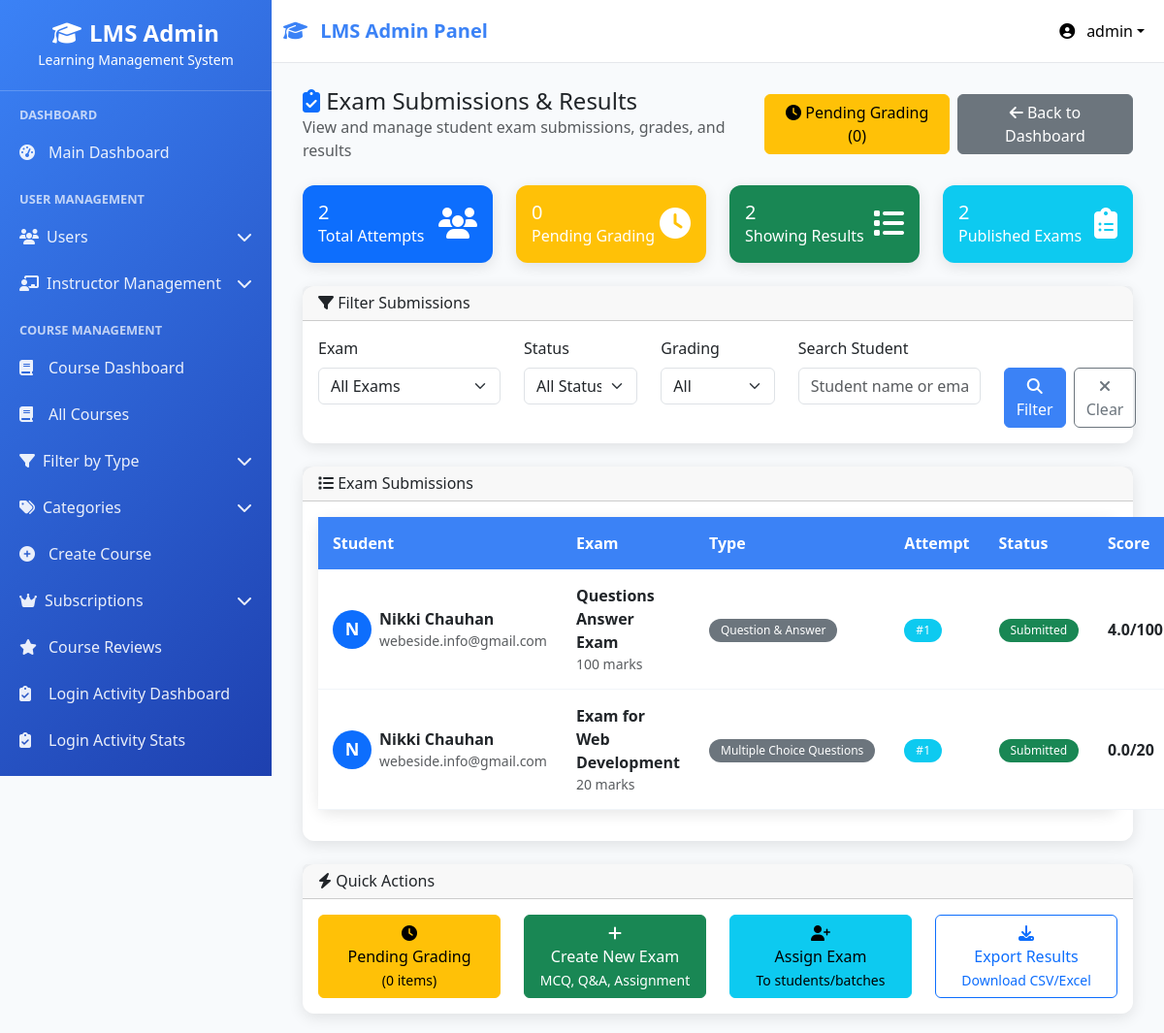
Before: /exams/submissions/ (signed in) with the older database file.
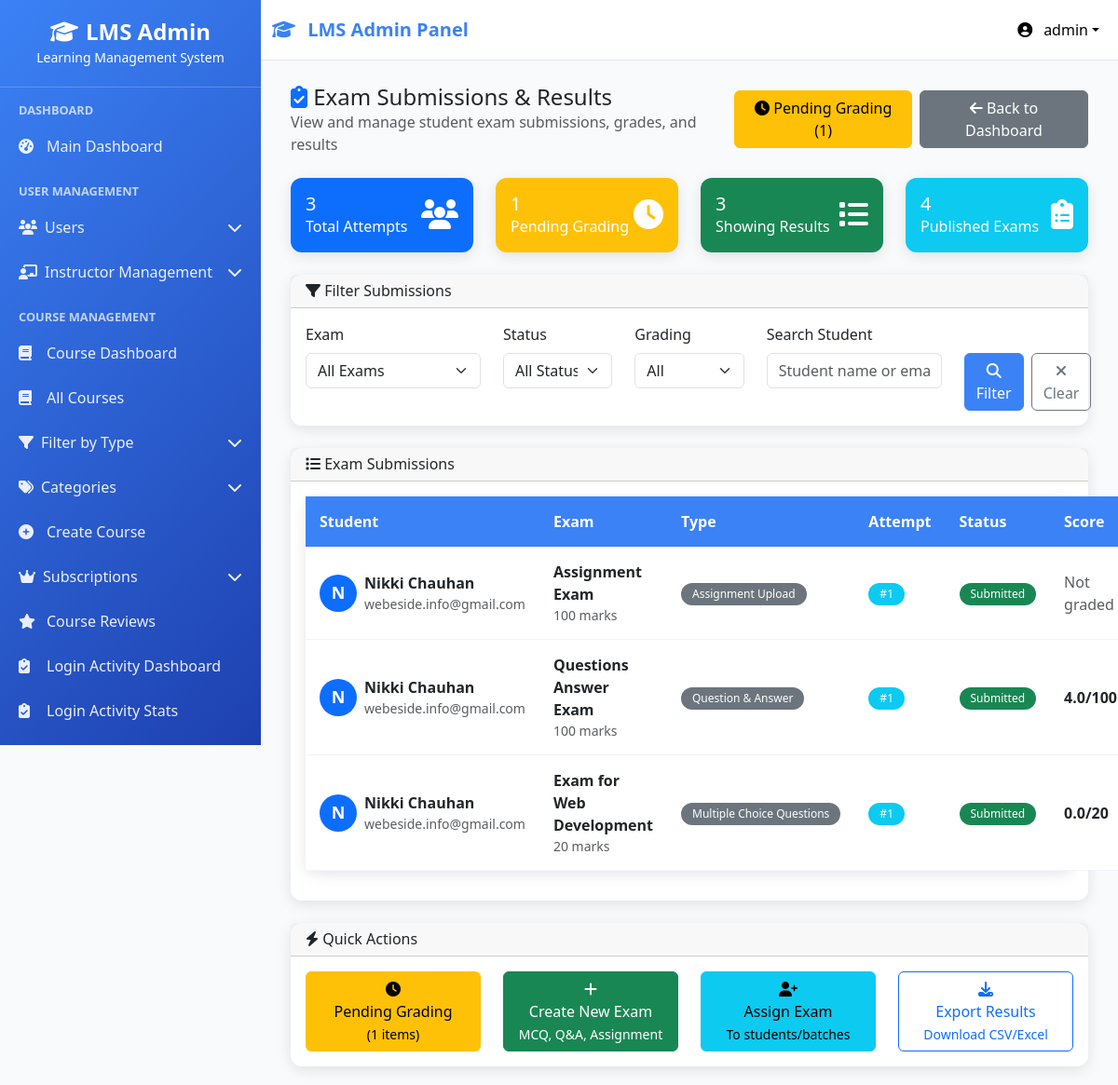
After: the same page with the newer database file.
### exams/models.py (models this page shows, shortened)
class ExamAttempt(models.Model):
    STATUS_CHOICES = [
        ('started', 'Started'),
        ('in_progress', 'In Progress'),
        ('submitted', 'Submitted'),
        ('auto_submitted', 'Auto Submitted (Time Up)'),
        ('abandoned', 'Abandoned'),
    ]
    exam = models.ForeignKey(Exam, on_delete=models.CASCADE, related_name='attempts')
    student = models.ForeignKey(
        User,
        on_delete=models.CASCADE,
        limit_choices_to={'role': 'student'},
        related_name='exam_attempts'
    )
    attempt_number = models.PositiveIntegerField(default=1)
    status = models.CharField(max_length=20, choices=STATUS_CHOICES, default='started')
    started_at = models.DateTimeField(auto_now_add=True)
    submitted_at = models.DateTimeField(null=True, blank=True)
    time_spent_minutes = models.PositiveIntegerField(default=0)
    exam_config = models.JSONField(default=dict, help_text="Exam settings when attempt was made")
    total_marks_obtained = models.DecimalField(max_digits=6, decimal_places=2, default=0)
    percentage = models.DecimalField(max_digits=5, decimal_places=2, default=0)
    is_passed = models.BooleanField(default=False)
    is_graded = models.BooleanField(default=False)
    graded_at = models.DateTimeField(null=True, blank=True)
    graded_by = models.ForeignKey(
        User,
        on_delete=models.SET_NULL,
        null=True,
        blank=True,
        related_name='graded_attempts'
    )
    class Meta:
        unique_together = ['exam', 'student', 'attempt_number']
        ordering = ['-started_at']

class Exam(models.Model):
    EXAM_TYPE_CHOICES = [
        ('mcq', 'Multiple Choice Questions'),
        ('qa', 'Question & Answer'),
        ('assignment', 'Assignment Upload'),
    ]
    TIMING_TYPE_CHOICES = [
        ('no_timing', 'No Time Limit'),
        ('per_question', 'Time Per Question'),
        ('total_exam', 'Total Exam Time'),
    ]
    STATUS_CHOICES = [
        ('draft', 'Draft'),
        ('published', 'Published'),
        ('archived', 'Archived'),
    ]
    title = models.CharField(max_length=200)
    description = models.TextField()
    instructions = models.TextField(blank=True, help_text="Special instructions for students")
    exam_type = models.CharField(max_length=20, choices=EXAM_TYPE_CHOICES)
    total_marks = models.PositiveIntegerField(default=100)
    passing_marks = models.PositiveIntegerField(default=40)
    timing_type = models.CharField(max_length=20, choices=TIMING_TYPE_CHOICES, default='no_timing')
    time_per_question_minutes = models.PositiveIntegerField(
        null=True,  # ✅ Allow NULL
        blank=True,  # ✅ Allow blank
        help_text="Minutes per question (only for per_question timing)"
    )
    total_exam_time_minutes = models.PositiveIntegerField(
        null=True,  # ✅ Allow NULL
        blank=True,  # ✅ Allow blank
        help_text="Total exam duration in minutes"
    )
    allow_retake = models.BooleanField(default=False)
    max_attempts = models.PositiveIntegerField(default=1)
    show_results_immediately = models.BooleanField(default=True)
    randomize_questions = models.BooleanField(default=False)
    randomize_options = models.BooleanField(default=False, help_text="For MCQ only")
    start_datetime = models.DateTimeField(null=True, blank=True)
    end_datetime = models.DateTimeField(null=True, blank=True)
    status = models.CharField(max_length=20, choices=STATUS_CHOICES, default='draft')
    is_active = models.BooleanField(default=True)
    created_at = models.DateTimeField(auto_now_add=True)
    updated_at = models.DateTimeField(auto_now=True)
    created_by = models.ForeignKey(
        User,
        on_delete=models.CASCADE,
        limit_choices_to={'role__in': ['superadmin', 'instructor']}
    )
    class Meta:
        ordering = ['-created_at']
        indexes = [
            models.Index(fields=['exam_type', 'status']),
            models.Index(fields=['start_datetime', 'end_datetime']),
        ]

### userss/models.py (models this page shows, shortened)
class CustomUser(AbstractUser):
    ROLE_CHOICES = (
    ("superadmin", "Super Admin"),
    ("instructor", "Instructor"),
    ("student", "Student"),
    ("webinar_user", "Webinar User"),  # Add this line
)
    role = models.CharField(max_length=20, choices=ROLE_CHOICES, default="student")
    phone_number = models.CharField(max_length=15, blank=True, null=True)
    profile_picture = models.ImageField(
        upload_to="profile_pics/", blank=True, null=True
    )
    bio = models.TextField(max_length=500, blank=True)
    date_of_birth = models.DateField(blank=True, null=True)
    address = models.TextField(max_length=200, blank=True)
    created_by = models.ForeignKey(
        "self",
        on_delete=models.SET_NULL,
        null=True,
        blank=True,
        related_name="created_users",
    )
    updated_at = models.DateTimeField(auto_now=True)
    def get_full_name(self):
        return f"{self.first_name} {self.last_name}".strip()
    class Meta:
        ordering = ["-date_joined"]
        verbose_name = "User"
        verbose_name_plural = "Users"

### exams/views.py (the view, shortened to what this page needs)
# urls.py: path('submissions/', views.exam_submissions, name='exam_submissions'),
@login_required
def exam_submissions(request):
    if request.user.role != 'superadmin':
        messages.error(request, 'Access denied.')
        return redirect('user_login')
    exam_filter = request.GET.get('exam')
    status_filter = request.GET.get('status')
    grading_filter = request.GET.get('grading')
    search_query = request.GET.get('search', '')
    attempts = ExamAttempt.objects.select_related(
        'exam', 'student', 'graded_by'
    ).order_by('-started_at')
    if exam_filter:
        attempts = attempts.filter(exam_id=exam_filter)
    if status_filter:
        attempts = attempts.filter(status=status_filter)
    if grading_filter == 'graded':
        attempts = attempts.filter(is_graded=True)
    elif grading_filter == 'ungraded':
        attempts = attempts.filter(is_graded=False)
    paginator = Paginator(attempts, 20)
    page = request.GET.get('page')
    attempts = paginator.get_page(page)
    exams = Exam.objects.filter(status='published').order_by('title')
    total_attempts = ExamAttempt.objects.count()
    pending_grading = ExamAttempt.objects.filter(
        is_graded=False,
        status__in=['submitted', 'auto_submitted']
    ).count()
    context = {
        'attempts': attempts,
        'exams': exams,
        'exam_filter': exam_filter,
        'status_filter': status_filter,
        'grading_filter': grading_filter,
        'search_query': search_query,
        'total_attempts': total_attempts,
        'pending_grading': pending_grading,
    }
    return render(request, 'exam/exam_submissions.html', context)

### lms/context_processors.py (called while the page is built, shortened)
def sidebar_context(request):
    context = {}
    if request.user.is_authenticated:
        from courses.models import Course
        is_admin = request.user.is_superuser or getattr(request.user, 'role', None) == 'superadmin'
        if is_admin:
            sidebar_courses = Course.objects.filter(is_active=True).order_by('course_code')[:15]
        elif getattr(request.user, 'role', None) == 'instructor':
            sidebar_courses = Course.objects.filter(
                instructor=request.user,
                is_active=True
            ).order_by('course_code')[:15]
        else:
            sidebar_courses = []
        context['sidebar_courses'] = sidebar_courses
        context['is_admin_user'] = is_admin  # Template में use करने के लिए
    return context

def instructor_permissions(request):
    context = {
        'instructor_permissions': [],
        'has_content_permission': False,
        'has_email_permission': False,
        'has_course_permission': False,
        'has_batch_permission': False,
        'has_student_permission': False,
        'has_analytics_permission': False,
    }
    return context

### userss/context_processors.py (called while the page is built, shortened)
def instructor_navigation(request):
    return {}

### userss/templates/exam/exam_submissions.html (shortened to what the changed rows need)
{% extends 'base.html' %}
{% block content %}
<div class="container-fluid">
    <div class="row mb-4">
        <div class="col-12">
            <div class="d-flex justify-content-between align-items-center">
                <div class="d-flex gap-2">
                    <a href="{% url 'pending_grading' %}" class="btn btn-warning">
                        <i class="fas fa-clock"></i>
                        Pending Grading ({{ pending_grading }})
                    </a>
                    <a href="{% url 'exam_dashboard' %}" class="btn btn-secondary">
                        <i class="fas fa-arrow-left"></i> Back to Dashboard
                    </a>
                </div>
            </div>
        </div>
    </div>
    <div class="row mb-4">
        <div class="col-md-3">
            <div class="card bg-primary text-white">
                <div class="card-body">
                    <div class="d-flex justify-content-between">
                        <div>
                            <h5 class="card-title mb-0">{{ total_attempts }}</h5>
                            <p class="card-text">Total Attempts</p>
                        </div>
                    </div>
                </div>
            </div>
        </div>
        <div class="col-md-3">
            <div class="card bg-warning text-white">
                <div class="card-body">
                    <div class="d-flex justify-content-between">
                        <div>
                            <h5 class="card-title mb-0">{{ pending_grading }}</h5>
                            <p class="card-text">Pending Grading</p>
                        </div>
                    </div>
                </div>
            </div>
        </div>
        <div class="col-md-3">
            <div class="card bg-success text-white">
                <div class="card-body">
                    <div class="d-flex justify-content-between">
                        <div>
                            <h5 class="card-title mb-0">{{ attempts.object_list|length }}</h5>
                            <p class="card-text">Showing Results</p>
                        </div>
                    </div>
                </div>
            </div>
        </div>
        <div class="col-md-3">
            <div class="card bg-info text-white">
                <div class="card-body">
                    <div class="d-flex justify-content-between">
                        <div>
                            <h5 class="card-title mb-0">{{ exams.count }}</h5>
                            <p class="card-text">Published Exams</p>
                        </div>
                    </div>
                </div>
            </div>
        </div>
    </div>
    <div class="row">
        <div class="col-12">
            <div class="card">
                <div class="card-body" style="overflow: visible;">
                    {% if attempts %}
                    <div class="table-wrapper">
                        <div class="table-responsive" style="overflow: visible;">
                            <table class="table table-hover">
                                <thead class="table-light">
                                    <tr>
                                        <th>Student</th>
                                        <th>Exam</th>
                                        <th>Type</th>
                                        <th>Attempt</th>
                                        <th>Status</th>
                                        <th>Score</th>
                                    </tr>
                                </thead>
                                <tbody>
                                    {% for attempt in attempts %}
                                    <tr>
                                        <td>
                                            <div class="d-flex align-items-center">
                                                <div class="avatar-sm bg-primary text-white rounded-circle d-flex align-items-center justify-content-center me-2">
                                                    {{ attempt.student.first_name|first|default:attempt.student.username|first }}
                                                </div>
                                                <div>
                                                    <strong>{{ attempt.student.get_full_name|default:attempt.student.username }}</strong>
                                                    <small class="text-muted d-block">{{ attempt.student.email }}</small>
                                                </div>
                                            </div>
                                        </td>
                                        <td>
                                            <strong>{{ attempt.exam.title }}</strong>
                                            <small class="text-muted d-block">{{ attempt.exam.total_marks }} marks</small>
                                        </td>
                                        <td>
                                            <span class="badge bg-secondary">{{ attempt.exam.get_exam_type_display }}</span>
                                        </td>
                                        <td>
                                            <span class="badge bg-info">#{{ attempt.attempt_number }}</span>
                                        </td>
                                        <td>
                                            {% if attempt.status == 'submitted' %}
                                            <span class="badge bg-success">Submitted</span>
                                            {% elif attempt.status == 'auto_submitted' %}
                                            <span class="badge bg-warning">Auto Submitted</span>
                                            {% elif attempt.status == 'in_progress' %}
                                            <span class="badge bg-primary">In Progress</span>
                                            {% elif attempt.status == 'started' %}
                                            <span class="badge bg-info">Started</span>
                                            {% else %}
                                            <span class="badge bg-secondary">{{ attempt.get_status_display }}</span>
                                            {% endif %}
                                        </td>
                                        <td>
                                            {% if attempt.is_graded %}
                                            <strong>{{ attempt.total_marks_obtained|floatformat:1 }}/{{ attempt.exam.total_marks }}</strong>
                                            {% else %}
                                            <span class="text-muted">Not graded</span>
                                            {% endif %}
                                        </td>
                                    </tr>
                                    {% endfor %}
                                </tbody>
                            </table>
                        </div>
                    </div>
                    {% endif %}
                </div>
            </div>
        </div>
    </div>
    <div class="row mt-4">
        <div class="col-12">
            <div class="card">
                <div class="card-body">
                    <div class="row">
                        <div class="col-md-3">
                            <a href="{% url 'pending_grading' %}" class="btn btn-warning w-100">
                                <i class="fas fa-clock"></i>
                                <div>Pending Grading</div>
                                <small>({{ pending_grading }} items)</small>
                            </a>
                        </div>
                    </div>
                </div>
            </div>
        </div>
    </div>
</div>
{% endblock %}

Changed rows visible on the page:
added ExamAttempt: student.first_name|first "N", student.get_full_name "Nikki Chauhan", student.email "webeside.info@gmail.com", exam "Assignment Exam", exam.total_marks "100", exam.exam_type "Assignment Upload", attempt_number "1", status "Submitted", is_graded "Not graded"
Other visible differences:
{{ pending_grading }}: "0" → "1"
{{ total_attempts }}: "2" → "3"
{{ attempts.object_list|length }}: "2" → "3"
{{ exams.count }}: "2" → "4"
